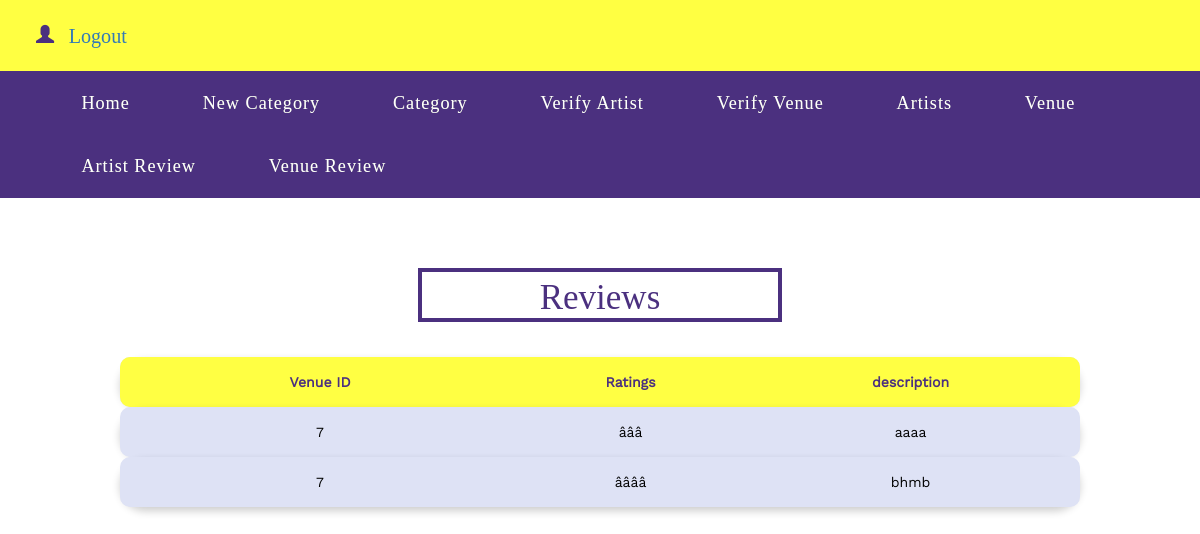
Page /adminviewvenuereviews.php on the committed database.
### tables this page shows
CREATE TABLE IF NOT EXISTS `vreview` (
  `vrid` int(11) NOT NULL AUTO_INCREMENT,
  `vid` int(11) DEFAULT NULL,
  `uid` int(11) DEFAULT NULL,
  `details` varchar(500) DEFAULT NULL,
  `rating` varchar(30) DEFAULT NULL,
  PRIMARY KEY (`vrid`)
);

### adminviewvenuereviews.php (the view, shortened to what this page needs)
<?php
include 'AdminHeader.php';
$search = $_POST['search'];
$servername = "localhost";
$username = "root";
$password = "";
$db = "artcenter";?>
<div id="about" class="about">
	<div class="container">
		<h3 class="title wow fadeInUp animated" data-wow-delay=".5s">Reviews</h3>
	</div>
	<div style="margin: auto; width: 80%;">
<?php
$conn = new mysqli($servername, $username, $password, $db);
$sql = "select * from vreview where vid like '%$search%' order by vrid desc";
$result = $conn->query($sql);
if ($result->num_rows > 0){ ?>
	<table width="100%" id="cust_table">
				<tr>
	                   <th>Venue ID</th>
					<th>Ratings</th>
					<th>description</th>
				</tr>
<?php
while($row = $result->fetch_assoc() ){
echo "
                <tr>
                <td>" . $row['vid'] . "</td>
                    <td>" . $row['rating'] . "</td>
                    <td>" . $row['details'] . "</td>
                </tr>";
}
} else {
			echo "  <center> <h2 style='color: red;'>.... No Data Found ...</h2></center> ";
		}
?>

### css/style.css (style rules this page uses)
body { margin:0; font-family: 'WorkSans-Regular'; }
h1,h2,h3,h4,h5,h6 { margin:0; }
.about, .team, .about-skills { padding: 6em 0; }
h3.title { font-size: 2.5em; color: #4B307F; font-family: 'Josefin Slab'; text-align: center; border: 4px solid; width: 32%; margin: 0 auto 1em; padding: .2em 0 0; }
@media (max-width:1280px) { h3.title { font-size: 2.5em; } }
@media (max-width:1280px) { .about, .team, .about-skills { padding: 5em 0; } }
#cust_table tr { padding-top: 12px; padding-bottom: 12px; text-align: center; color: #000; transition: 0.3s; background-color: #dee2f5; border-radius: 25px; box-shadow: 0 4px 8px 0 rgba(0, 0, 0, 0.2); }
#cust_table tr :first-child { padding: 15px; border-radius: 10px 0 0 10px; -moz-border-radius: 10px 0 0 10px; }
#cust_table tr :last-child { border-radius: 0 10px 10px 0; -moz-border-radius: 0 10px 10px 0; }
#cust_table th { padding-top: 12px; padding-bottom: 12px; text-align: center; background-color: #ffff43; color: #4b307f; }

### css/lightbox.css (style rules this page uses)
body:after { content: url(../images/close.png) url(../images/prev.png) url(../images/next.png); display: none; }

### rows in the picture
vreview: vid "7", rating "â­â­â­", details "aaaa"
vreview: vid "7", rating "â­â­â­â­", details "bhmb"
